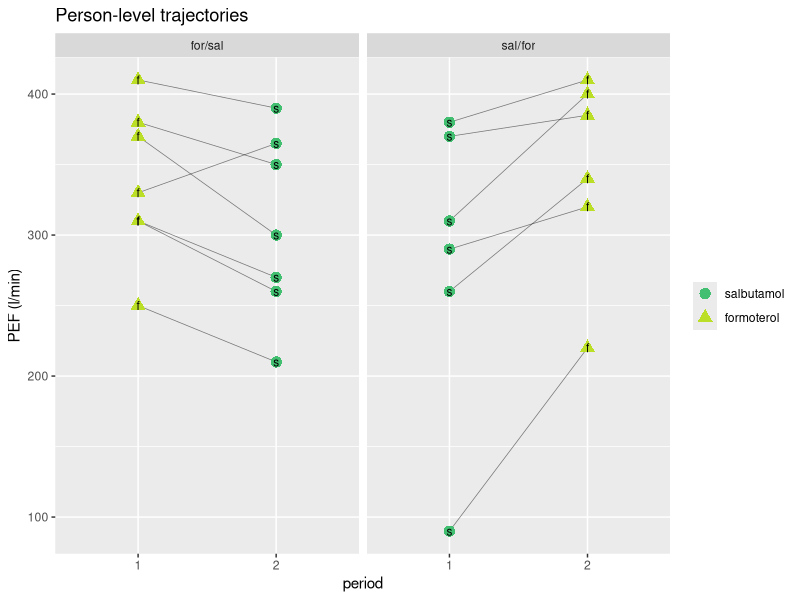
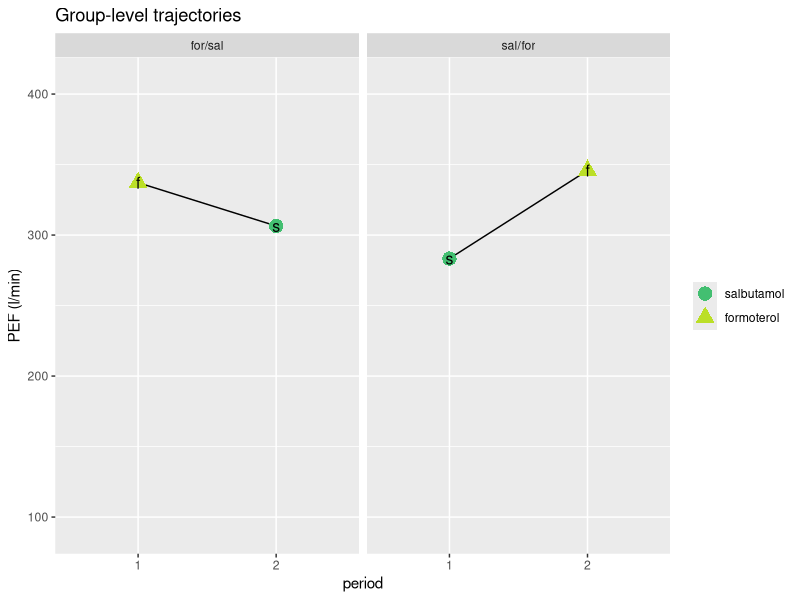
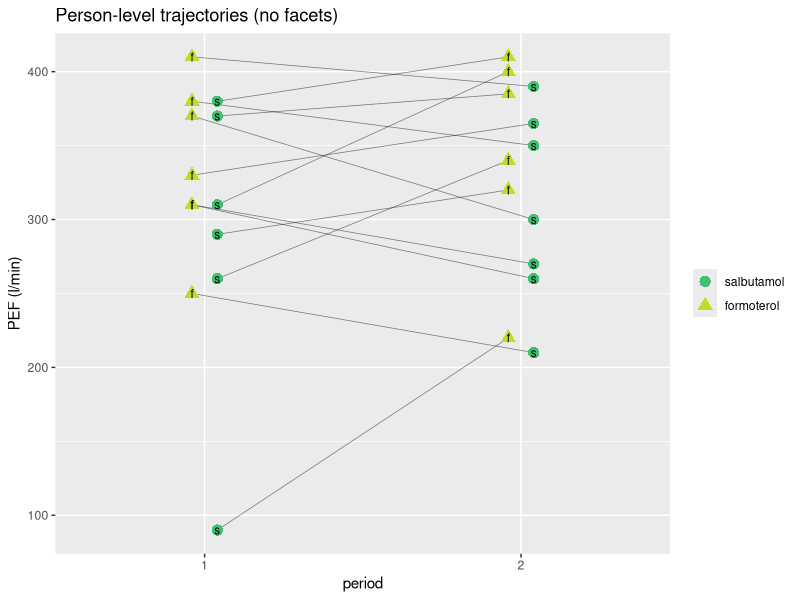
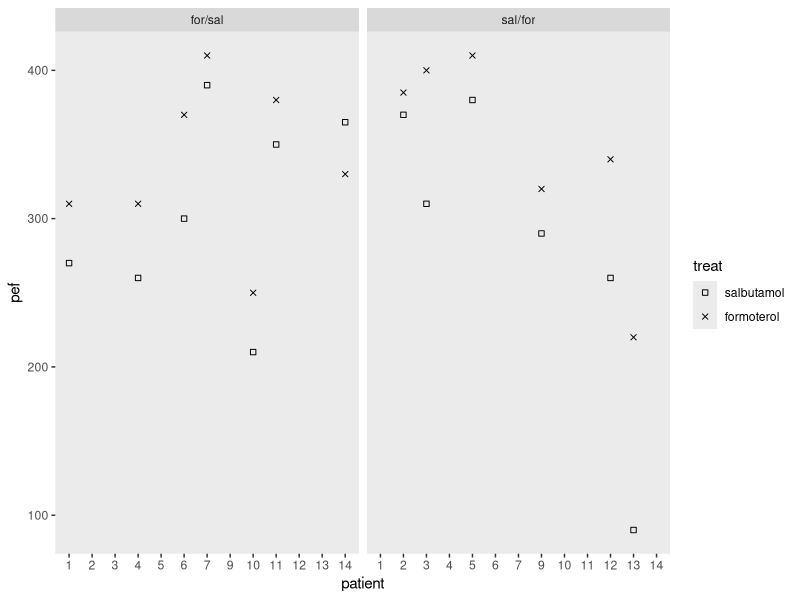
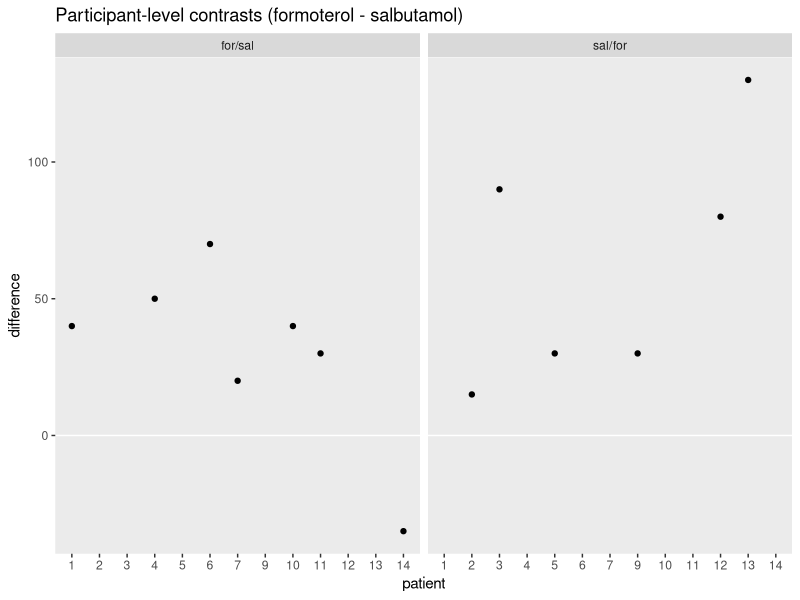
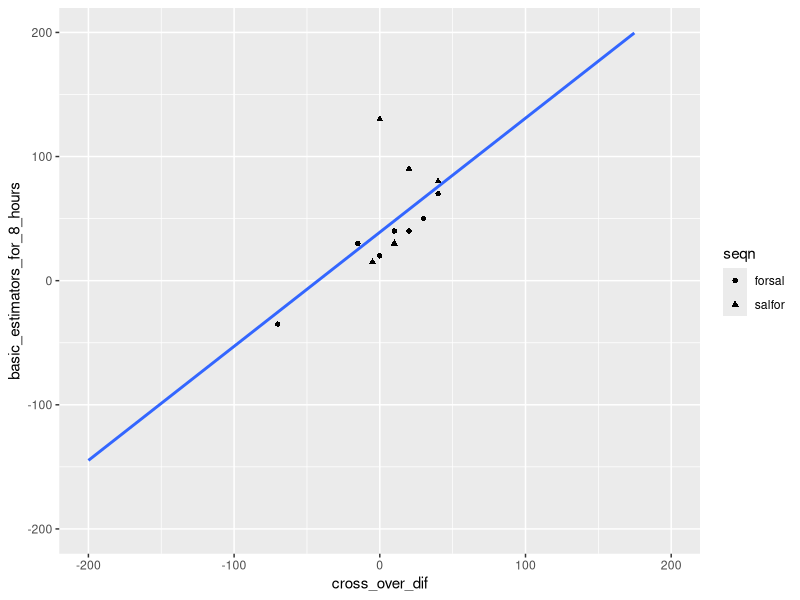

The R script that drew these images, in order: (Note: this script raises an error after producing the figures.)
## ---- chunk 1
# load packages
library(tidyverse)
library(flextable)
library(broom)
library(marginaleffects)
library(lme4)
library(broom.mixed)

# Input data
n1 <- 7 #number of patients first sequence
n2 <- 6 #number of patients second sequence
n <- n1 + n2

seqn <- factor((c(rep(1,n1), rep(2,n2), rep(1,n1), rep(2,n2))),
               labels = c("forsal","salfor")) #sequences

patient <- factor(rep(c("1","4","6","7","10","11","14","2","3","5","9","12","13"), 2),
                  levels = 1:14) 

# not in the original code, but here is sex
sex <- c("male", "female", "female", "male", "male", "female", "male", "male", "male", "female", "male", "male", "male")

period <- factor(c(rep("1", n), rep("2", n)))

treat <- factor(c(rep(2, n1), rep(1, n2), rep(1, n1), rep(2, n2)),
                labels = c("salbutamol", "formoterol"))

#Note: "formoterol" is coded second level of factor
pef <- c(310, 310,370,410,250,380,330,370,310,380,290,260,90,270,260,300,390,210,350,365,385,400,410,320,340,220)
base <- c(290,300,250,390,250,365,190,350,350,350,280,270,220,270,270,210,390,240,380,260,345,370,360,290,310,220)

d <- tibble(
  seqn = seqn,
  patient = patient,
  period = period,
  treat = treat,
  pef = pef,
  base = base
) %>% 
  arrange(period, as.double(as.character(patient))) %>% 
  mutate(sex = c(sex, sex))

# what?
head(d)
## ---- chunk 2
d %>% 
  arrange(patient, period) %>% 
  head()
## ---- chunk 3
d %>% 
  mutate(period = str_c("period ", period),
         sequence = ifelse(seqn == "forsal", "for/sal", "sal/for")) %>% 
  distinct(sequence, period, treat) %>% 
  pivot_wider(names_from = period, values_from = treat) %>% 
  flextable() %>% 
  width(width = 1.2)
## ---- chunk 4
d %>%
  mutate(letter = str_extract(treat, "^.{1}"),
         sequence = ifelse(seqn == "forsal", "for/sal", "sal/for")) %>% 

  ggplot(aes(x = period, y = pef))  +
  geom_line(aes(group = patient),
            linewidth = 1/4, alpha = 1/2) +
  geom_point(aes(color = treat, shape = treat),
             size = 3.5) +
  geom_text(aes(label = letter),
            size = 3) +
  scale_color_viridis_d(NULL, option = "D", begin = .7, end = .9) +
  scale_shape(NULL) +
  labs(title = "Person-level trajectories",
       y = "PEF (l/min)") +
  facet_wrap(~ sequence)

d %>%
  mutate(letter = str_extract(treat, "^.{1}"),
         sequence = ifelse(seqn == "forsal", "for/sal", "sal/for")) %>% 
  group_by(period, sequence, treat, letter) %>% 
  summarise(pef = mean(pef)) %>% 

  ggplot(aes(x = period, y = pef))  +
  geom_line(aes(group = sequence),
            linewidth = 1/2) +
  geom_point(aes(color = treat, shape = treat),
             size = 4.5) +
  geom_text(aes(label = letter),
            size = 4) +
  scale_color_viridis_d(NULL, option = "D", begin = .7, end = .9) +
  scale_shape(NULL) +
  ylim(range(d$pef)) +
  labs(title = "Group-level trajectories",
       y = "PEF (l/min)") +
  facet_wrap(~ sequence)
## ---- chunk 5
# for x-axis offsets
nudge_value <- 0.04

d %>%
  mutate(letter = str_extract(treat, "^.{1}"),
         sequence = ifelse(seqn == "forsal", "for/sal", "sal/for")) %>% 
  mutate(period = as.double(period)) %>% 
  mutate(period = ifelse(treat == "formoterol", period - nudge_value, period + nudge_value)) %>% 

  ggplot(aes(x = period, y = pef))  +
  geom_line(aes(group = patient),
            linewidth = 1/4, alpha = 1/2) +
  geom_point(aes(color = treat, shape = treat),
             size = 3.5) +
  geom_text(aes(label = letter, group = treat),
            size = 3) +
  scale_x_continuous(breaks = 1:2, expand = expansion(mult = 0.4)) +
  scale_color_viridis_d(NULL, option = "D", begin = .7, end = .9) +
  scale_shape(NULL) +
  labs(title = "Person-level trajectories (no facets)",
       y = "PEF (l/min)") +
  theme(panel.grid.minor.x = element_blank())
## ---- chunk 6
d %>% 
  mutate(period = str_c("period ", period),
         sequence = ifelse(seqn == "forsal", "for/sal", "sal/for"),
         patient = as.double(patient)) %>% 
  select(sequence, patient, period, pef) %>%
  pivot_wider(names_from = period, values_from = pef) %>% 
  mutate(difference = `period 1` - `period 2`,
         total = `period 1` + `period 2`) %>% 
  arrange(sequence, patient) %>% 
  as_grouped_data(groups = c("sequence")) %>% 
  flextable() %>% 
  padding(padding.top = 2, padding.bottom = 2, part = "all")
## ---- chunk 7
d %>% 
  mutate(patient = factor(patient, levels = 1:14),
         sequence = ifelse(seqn == "forsal", "for/sal", "sal/for")) %>% 
  
  ggplot(aes(x = patient, y = pef)) +
  geom_point(aes(shape = treat)) +
  scale_shape_manual(values = c(0, 4)) +
  facet_wrap(~ sequence) +
  theme(panel.grid = element_blank())
## ---- chunk 8
d %>% 
  mutate(sequence = ifelse(seqn == "forsal", "for/sal", "sal/for"),
         patient = as.double(patient)) %>% 
  select(sequence, patient, treat, pef) %>%
  pivot_wider(names_from = treat, values_from = pef) %>% 
  mutate(difference = formoterol - salbutamol) %>% 
  arrange(sequence, patient) %>% 
  as_grouped_data(groups = c("sequence")) %>% 
  flextable() %>% 
  padding(padding.top = 2, padding.bottom = 2, part = "all")
## ---- chunk 9
d %>% 
  mutate(sequence = ifelse(seqn == "forsal", "for/sal", "sal/for")) %>% 
  select(sequence, patient, treat, pef) %>%
  pivot_wider(names_from = treat, values_from = pef) %>% 
  mutate(difference = formoterol - salbutamol) %>% 
  
  ggplot(aes(x = patient, y = difference)) +
  geom_hline(yintercept = 0, color = "white") +
  geom_point() +
  ggtitle("Participant-level contrasts (formoterol - salbutamol)") +
  facet_wrap(~ sequence) +
  theme(panel.grid = element_blank())
## ---- chunk 10
d %>% 
  select(patient, treat, pef) %>% 
  pivot_wider(names_from = treat, values_from = pef) %>% 
  mutate(dif = formoterol - salbutamol) %>% 
  summarise(m = mean(dif),
            s = sd(dif))
## ---- chunk 11
fit3.1 <- lm(
  data = d %>% 
    select(patient, treat, pef) %>% 
    pivot_wider(names_from = treat, values_from = pef) %>% 
    mutate(dif = formoterol - salbutamol),
  dif ~ 1
) 

summary(fit3.1)
## ---- chunk 12
confint(fit3.1)
## ---- chunk 13
d %>% 
  select(patient, treat, pef, seqn) %>% 
  pivot_wider(names_from = treat, values_from = pef) %>% 
  mutate(dif = formoterol - salbutamol) %>% 
  group_by(seqn) %>% 
  summarise(m = mean(dif),
            s = sd(dif))
## ---- chunk 14
d %>% 
  select(patient, treat, pef, sex) %>% 
  pivot_wider(names_from = treat, values_from = pef) %>% 
  mutate(dif = formoterol - salbutamol) %>% 
  group_by(sex) %>% 
  summarise(m = mean(dif),
            s = sd(dif),
            n = n())
## ---- chunk 15
fit3.2 <- lm(
  data = d %>% 
    select(patient, treat, pef, sex) %>% 
    pivot_wider(names_from = treat, values_from = pef) %>% 
    mutate(dif = formoterol - salbutamol),
  dif ~ 1 + sex
)

summary(fit3.2)
## ---- chunk 16
d %>% 
  select(patient, seqn, pef, period) %>% 
  pivot_wider(names_from = period, values_from = pef) %>% 
  mutate(dif = `1` - `2`) %>% 
  group_by(seqn) %>% 
  summarise(m = mean(dif),
            s = sd(dif),
            n = n())
## ---- chunk 17
fit3.3 <- lm(
  data = d %>% 
    select(patient, seqn, pef, period) %>% 
    pivot_wider(names_from = period, values_from = pef) %>% 
    mutate(dif = `1` - `2`),
  dif ~ 1 + seqn
)

summary(fit3.3)  
## ---- chunk 18
tidy(fit3.3, conf.int = TRUE) %>% 
  filter(term == "seqnsalfor") %>% 
  select(estimate, std.error, starts_with("conf.")) %>% 
  mutate_all(.funs = ~ . / 2)
## ---- chunk 19
tidy(fit3.1, conf.int = TRUE)
## ---- chunk 20
d %>% 
  select(patient, seqn, treat, pef) %>% 
  pivot_wider(names_from = treat, values_from = pef) %>% 
  mutate(dif = formoterol - salbutamol)
## ---- chunk 21
# the first 4 lines are the same as above
d %>% 
  select(patient, seqn, treat, pef) %>% 
  pivot_wider(names_from = treat, values_from = pef) %>% 
  mutate(dif = formoterol - salbutamol) %>% 
  # now we group and summarize
  group_by(seqn) %>% 
  summarise(mean_cross_over_difference = mean(dif))
## ---- chunk 22
fit3.4 <- lm(
  data = d %>% 
    select(patient, seqn, treat, pef) %>% 
    pivot_wider(names_from = treat, values_from = pef) %>% 
    mutate(dif = formoterol - salbutamol),
  dif ~ 0 + seqn
) 

summary(fit3.4)
## ---- chunk 23
sigma(fit3.4)^2
## ---- chunk 24
# define the data grid
nd <- d %>% 
  distinct(seqn)

# compute
predictions(fit3.4, newdata = nd)
## ---- chunk 25
avg_predictions(fit3.4, newdata = nd) %>% 
  data.frame() %>% 
  mutate_all(.funs = ~ round(., digits = 3))
## ---- chunk 26
tidy(fit3.3, conf.int = TRUE) %>% 
  filter(term == "seqnsalfor") %>% 
  select(estimate, std.error, starts_with("conf.")) %>% 
  mutate_all(.funs = ~ . / 2)
## ---- chunk 27
lm(
  data = d %>% 
    select(patient, seqn, treat, pef) %>% 
    pivot_wider(names_from = treat, values_from = pef) %>% 
    mutate(dif = formoterol - salbutamol,
           # this is the new line
           x_variable_1 = ifelse(seqn == "forsal", 0.5, -0.5)),
  dif ~ 1 + x_variable_1
) %>% 
  summary()
## ---- chunk 28
fit3.5 <- lm(
  data = d %>% 
    select(patient, seqn, pef, period) %>% 
    pivot_wider(names_from = period, values_from = pef) %>% 
    mutate(dif = `1` - `2`),
  dif ~ 0 + seqn
)

summary(fit3.5)
## ---- chunk 29
coef(fit3.5) %>% 
  sum() / 2
## ---- chunk 30
# define the data grid (same as before)
nd <- d %>% 
  distinct(seqn)

# compute
avg_predictions(fit3.5, newdata = nd)
## ---- chunk 31
t3.8 <- d %>% 
  select(patient, seqn, period, base) %>% 
  pivot_wider(names_from = period, values_from = base) %>% 
  mutate(cross_over_dif = ifelse(seqn == "forsal", `1` - `2`, `2` - `1`)) %>% 
  arrange(seqn, patient) %>% 
  bind_cols(d %>% 
              select(patient, seqn, treat, pef) %>% 
              pivot_wider(names_from = treat, values_from = pef) %>% 
              mutate(basic_estimators_for_8_hours = formoterol - salbutamol) %>% 
              arrange(seqn, patient) %>% 
              select(basic_estimators_for_8_hours))

# what?
print(t3.8)
## ---- chunk 32
t3.8 %>% 
  ggplot(aes(x = cross_over_dif, y = basic_estimators_for_8_hours)) +
  stat_smooth(method = "lm", se = F, formula = 'y ~ x', fullrange = T) +
  geom_point(aes(shape = seqn)) +
  xlim(-200, 200) +
  ylim(-200, 200)
## ---- chunk 33
# compute
t3.8 <- t3.8 %>% 
  mutate(corrected_dif = basic_estimators_for_8_hours - cross_over_dif) 

# take the mean
t3.8 %>% 
  summarise(m = mean(corrected_dif))
## ---- chunk 34
fit3.6 <- lm(
  data = t3.8,
  corrected_dif ~ 1)

summary(fit3.6)
## ---- chunk 35
fit3.7 <- lm(
  data = t3.8, 
  basic_estimators_for_8_hours ~ cross_over_dif)

summary(fit3.7)
## ---- chunk 36
t3.8 %>% 
  select(contains("_")) %>% 
  mutate(product = cross_over_dif * basic_estimators_for_8_hours) %>% 
  mutate(p = basic_estimators_for_8_hours - coef(fit3.7)[2] * cross_over_dif)
## ---- chunk 37
d %>% 
  filter(patient == "4" & period == "2")
## ---- chunk 38
fit3.8 <- lm(
  data = d,
  pef ~ treat + patient
)

summary(fit3.8)
## ---- chunk 39
bind_rows(
  tidy(fit3.8, conf.int = TRUE) %>% 
    filter(term == "treatformoterol"),
  tidy(fit3.1, conf.int = TRUE)) %>% 
  mutate(model = str_c("fit3.", c(8, 1))) %>% 
  select(model, estimate:conf.high)
## ---- chunk 40
fit3.9 <- lm(
  data = d,
  pef ~ treat + patient + base + period
)

summary(fit3.9)
## ---- chunk 41
confint(fit3.9)
## ---- chunk 42
fit3.10 <- lmer(
  data = d,
  pef ~ treat + seqn + period + (1 | patient)
)

summary(fit3.10)
## ---- chunk 43
anova(fit3.10)
## ---- chunk 44
d3 <- d %>% 
  mutate(base = ifelse(period == 2, NA, base),
         period = as.double(period),
         treat = as.character(treat)) %>% 
  pivot_longer(pef:base, values_to = "outcome") %>% 
  drop_na(outcome) %>% 
  mutate(period = ifelse(name == "base", 0, period)) %>% 
  mutate(period = factor(period, levels = 0:2),
         treat = ifelse(name == "base", "baseline", treat) %>% 
           factor(levels = c("baseline", "salbutamol", "formoterol"))) %>% 
  arrange(patient, period) %>% 
  mutate(treat.n = case_when(
    treat == "salbutamol" ~ -1,
    treat == "baseline"   ~  0,
    treat == "formoterol" ~  1
  )) %>% 
  select(-name)

# what?
head(d3)
## ---- chunk 45
fit3.11 <- lm(
  data = d3,
  outcome ~ patient + period + treat.n)

summary(fit3.11)
## ---- chunk 46
tidy(fit3.11) %>% 
  filter(term == "treat.n")
## ---- chunk 47
predictions(fit3.11, newdata = datagrid(treat.n = c(-1, 1)))
## ---- chunk 48
predictions(fit3.11, 
            newdata = datagrid(treat.n = c(-1, 1)),
            hypothesis = "revpairwise")
## ---- chunk 49
fit3.12 <- lmer(
  data = d3,
  outcome ~ period + treat.n + (1 | patient))

summary(fit3.12)
## ---- chunk 50
bind_rows(
  tidy(fit3.11) %>% filter(term == "treat.n") %>% select(estimate:std.error),
  tidy(fit3.12) %>% filter(term == "treat.n") %>% select(estimate:std.error)
) %>% 
  mutate(model = c("fixed effects", "multilevel"))
## ---- chunk 51
# squaring converts to the sigma-squared (i.e., variance) metric
sigma(fit3.11)^2
## ---- chunk 52
sigma(fit3.10)^2
## ---- chunk 53
# fit3.10 from last section
vcov(fit3.10)["treatformoterol", "treatformoterol"] / sigma(fit3.10)^2
# fit3.11 from this section
(sqrt(vcov(fit3.11)["treat.n", "treat.n"]) * 2)^2 / sigma(fit3.11)^2
## ---- chunk 54
d2 <- t3.8 %>% 
  rename(basicest = basic_estimators_for_8_hours,
         basedif = cross_over_dif) %>% 
  select(patient, basicest, basedif) %>% 
  # add most background variables
  left_join(
    d %>% 
      filter(period == 1) %>% 
      rename(base1 = base) %>% 
      select(patient, sex, seqn, base1),
    by = join_by(patient)) %>% 
  select(patient, basicest, sex, seqn, base1, basedif) %>% 
  arrange(patient)

# what?
head(d2)
## ---- chunk 55
d2 %>% 
  filter(patient == "4")
## ---- chunk 56
fit3.13 <- lm(
  data = d2,
  basicest ~ 1 + seqn)

summary(fit3.13)
## ---- chunk 57
# define the data grid
nd <- d2 %>% 
  distinct(seqn)

# compute the group specific ATEs
predictions(fit3.13, newdata = nd)

# compute the unweighted average of the group specific ATEs
avg_predictions(fit3.13, newdata = nd) %>% 
  data.frame() %>% 
  mutate_all(.funs = ~ round(., digits = 4))
## ---- chunk 58
avg_predictions(fit3.4, 
                newdata = nd) %>% 
  data.frame() %>% 
  mutate_all(.funs = ~ round(., digits = 3))
## ---- chunk 59
fit3.14 <- lm(
  data = d2,
  basicest ~ 1 + sex) 

summary(fit3.14)
## ---- chunk 60
# define the data grid
nd <- d2 %>% 
  distinct(sex)

# compute the group specific ATEs
predictions(fit3.14, newdata = nd)

# compute the unweighted average of the group specific ATEs
avg_predictions(fit3.14, 
                newdata = nd, 
                # default is Inf (for asymptotic inference)
                df = insight::get_df(fit3.13)) %>% 
  data.frame() %>% 
  mutate_all(.funs = ~ round(., digits = 3))
## ---- chunk 61
fit3.14b <- lm(
  data = d2 %>% 
    mutate(sex = ifelse(sex == "female", 0.5, -0.5)),
  basicest ~ 1 + sex) 

summary(fit3.14b)
## ---- chunk 62
vcov(fit3.14)["sexmale", "sexmale"] %>% sqrt() / 2
## ---- chunk 63
fit3.15 <- lm(
  data = d2,
  basicest ~ 1 + seqn + base1)

summary(fit3.15)
## ---- chunk 64
anova(fit3.15)
## ---- chunk 65
avg_predictions(fit3.15)
## ---- chunk 66
sessionInfo()
